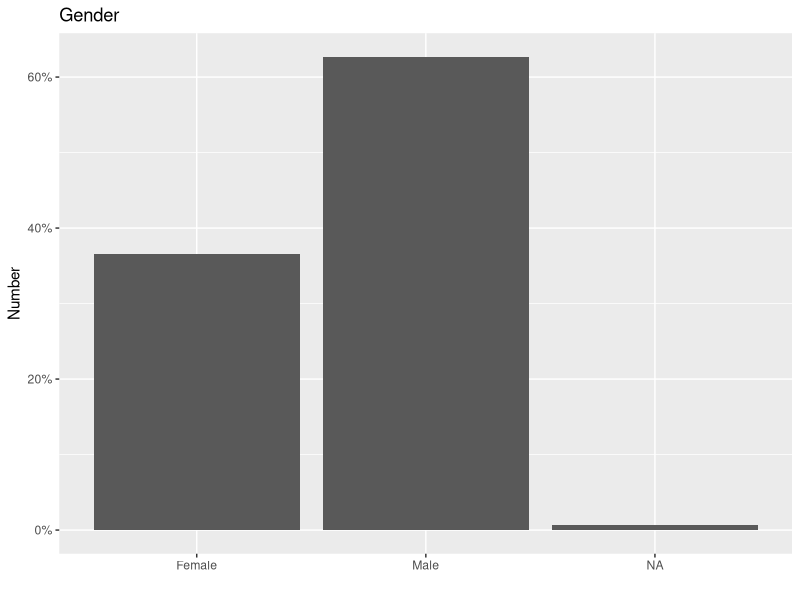
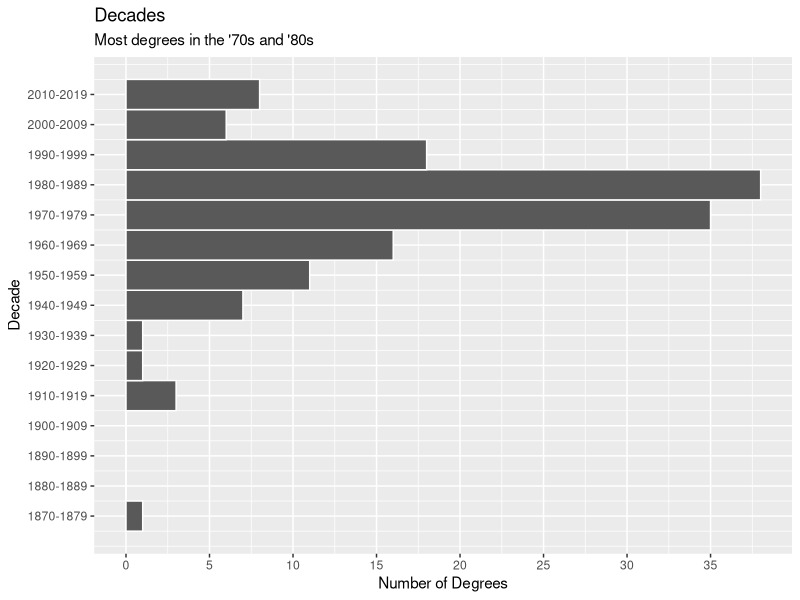
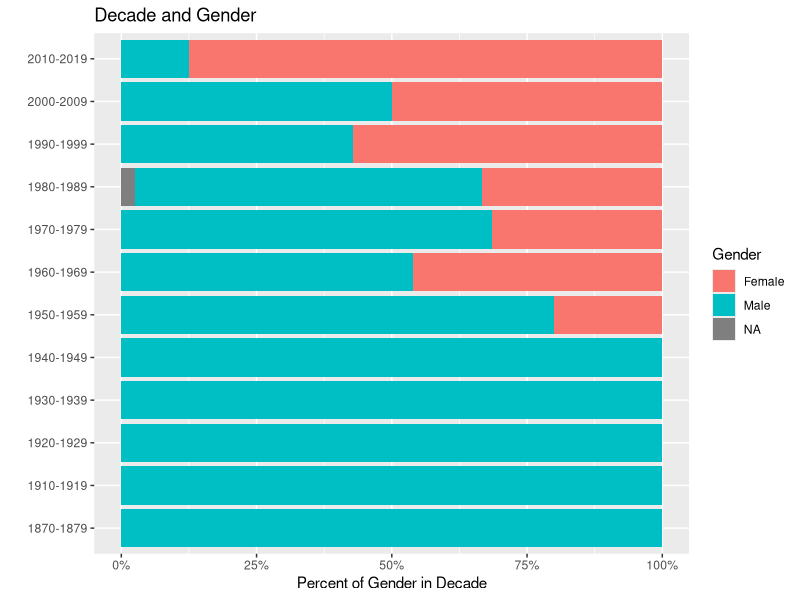
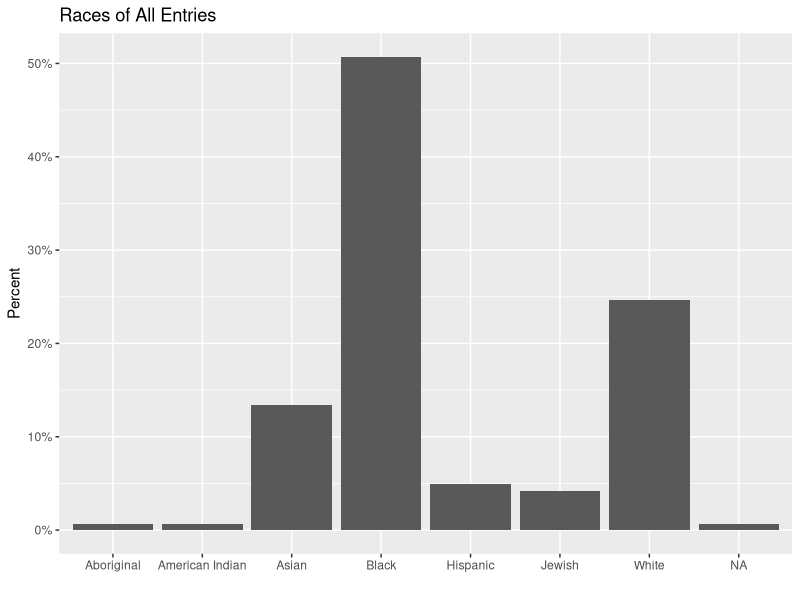
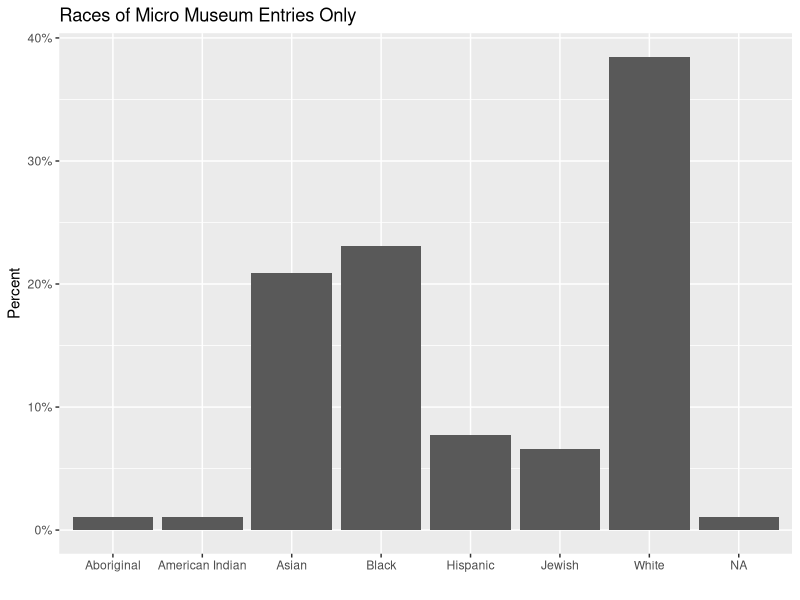
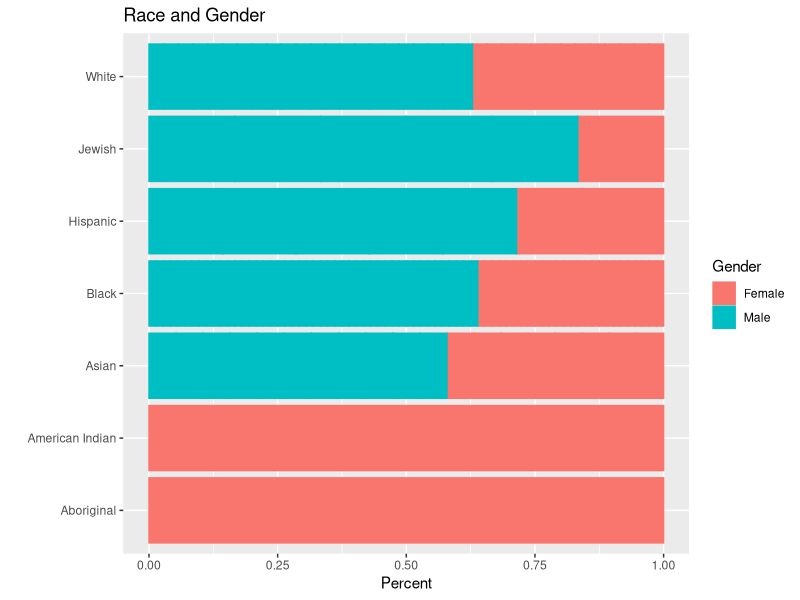
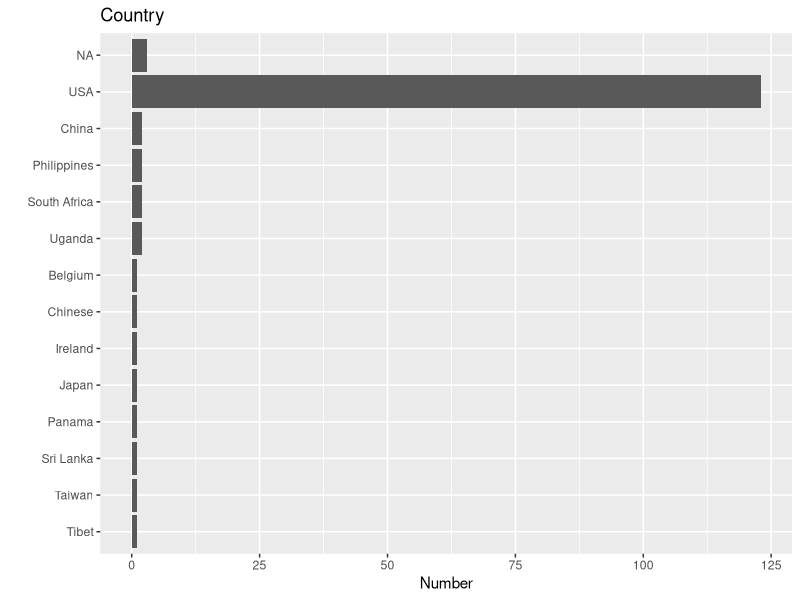
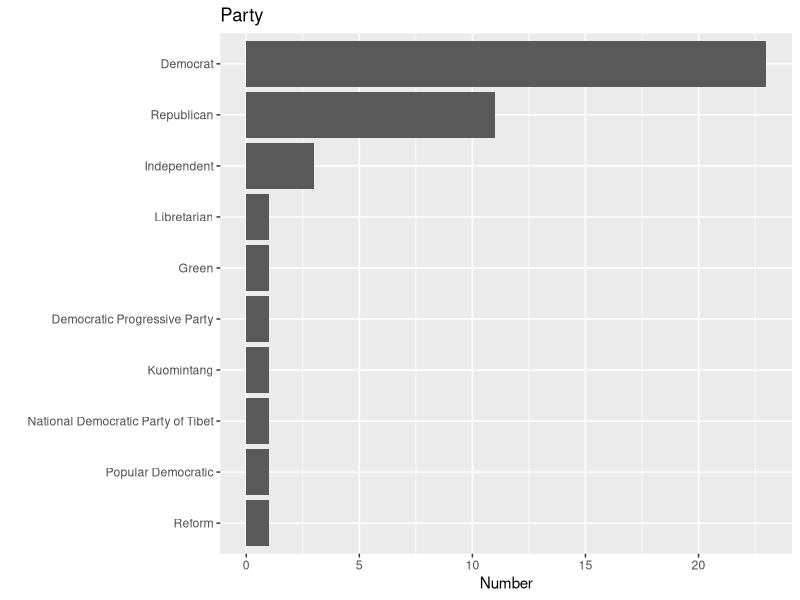

Here is the R script that generated these plots, in order:
## ---- chunk 1
knitr::opts_chunk$set(echo = FALSE)
library(tidyverse)
## ---- chunk 2
x <- read_csv("phase1_airtable.csv", col_types = cols()) %>% 
  rename(name = `Name (Last, First)`, 
         degree = `HLS Degree(s)`,
         year = `Grad Date(s)`,
         category = `Position / Role`, 
         race = `Race`, 
         gender = `Gender`, 
         party = `Party`, 
         country = `Country`) %>% 
  select(name, degree, year, category, race, gender, party, country) %>% 
  drop_na(name)
## ---- chunk 3
x %>% 
  ggplot(aes(gender)) +
  geom_bar(aes(y = after_stat(count / sum(count)))) +
  scale_y_continuous(labels = scales::percent_format()) +
  labs(title = "Gender", 
       x = "",
       y = "Number") 
## ---- chunk 4
x %>% 
  separate_rows(year, sep = "\\s*/\\s*") %>% 
  mutate(year = str_replace_all(year, "[^0-9].*", "")) %>% 
  mutate(year = as.numeric(year)) %>% 
  ggplot(aes(y = year)) +
  geom_histogram(boundary = 1950, binwidth = 10, color = "white") +
  scale_y_continuous(breaks = seq(1875, 2015, 10),
                     labels = c("1870-1879", "1880-1889", "1890-1899", "1900-1909",
                                "1910-1919","1920-1929", "1930-1939", "1940-1949",
                                "1950-1959","1960-1969", "1970-1979", "1980-1989",
                                "1990-1999", "2000-2009", "2010-2019")) +
  scale_x_continuous(breaks = seq(0, 40, 5)) +
  labs(title = "Decades",
       subtitle = "Most degrees in the '70s and '80s",
       x = "Number of Degrees",
       y = "Decade")
## ---- chunk 5
x %>%
  separate_rows(year, sep = "\\s*/\\s*") %>%
    mutate(year = str_replace_all(year, "[^0-9].*", "")) %>% 
  mutate(year = as.numeric(year)) %>%
  drop_na(year) %>% 
  mutate(decade = case_when(year >= 2010 & year <= 2019 ~ "2010-2019",
                            year >= 2000 & year <= 2009 ~ "2000-2009",
                            year >= 1990 & year <= 1999 ~ "1990-1999",
                            year >= 1980 & year <= 1989 ~ "1980-1989",
                            year >= 1970 & year <= 1979 ~ "1970-1979",
                            year >= 1960 & year <= 1969 ~ "1960-1969",
                            year >= 1950 & year <= 1969 ~ "1950-1959",
                            year >= 1940 & year <= 1949 ~ "1940-1949",
                            year >= 1930 & year <= 1939 ~ "1930-1939",
                            year >= 1920 & year <= 1929 ~ "1920-1929",
                            year >= 1910 & year <= 1919 ~ "1910-1919",
                            year >= 1870 & year <= 1879 ~ "1870-1879")) %>% 
  group_by(decade) %>% 
  mutate(total_in_decade = n()) %>% 
  mutate(percent_of_decade = 1 / total_in_decade) %>% 
  ggplot(aes(y = decade, x = percent_of_decade,  fill = gender, color =)) +
  geom_col() +
  scale_x_continuous(labels = scales::percent_format()) +
  labs(title = "Decade and Gender", 
       x = "Percent of Gender in Decade", 
       y = "", 
       fill = "Gender", 
       color = "Gender")
  
## ---- chunk 6
x %>% 
  mutate(race = case_when(str_detect(race, "Jewish") == TRUE ~ "Jewish",
                          str_detect(race, "Aboriginal") == TRUE ~ "Aboriginal",
                          str_detect(race, "Black") == TRUE ~ "Black", 
                          str_detect(race, "White") == TRUE ~ "White",
                          str_detect(race, "Hispanic") == TRUE ~ "Hispanic",
                          str_detect(race, "Asian") == TRUE ~ "Asian",
                          str_detect(race, "American Indian") == TRUE ~ "American Indian")) %>%
  ggplot(aes(race)) +
  geom_bar(aes(y = after_stat(count / sum(count)))) +
  labs(title = "Races of All Entries",
       x = "",
       y = "Percent") +
  scale_y_continuous(labels = scales::percent_format())

x %>% 
  mutate(race = case_when(str_detect(race, "Jewish") == TRUE ~ "Jewish",
                          str_detect(race, "Aboriginal") == TRUE ~ "Aboriginal",
                          str_detect(race, "Black") == TRUE ~ "Black", 
                          str_detect(race, "White") == TRUE ~ "White",
                          str_detect(race, "Hispanic") == TRUE ~ "Hispanic",
                          str_detect(race, "Asian") == TRUE ~ "Asian",
                          str_detect(race, "American Indian") == TRUE ~ "American Indian")) %>% 
  slice(1:91) %>% 
  ggplot(aes(race)) +
  geom_bar(aes(y = after_stat(count / sum(count)))) +
  labs(title = "Races of Micro Museum Entries Only",
       x = "",
       y = "Percent") +
  scale_y_continuous(labels = scales::percent_format())
## ---- chunk 7
x %>% 
  drop_na(race) %>% 
  mutate(race = case_when(str_detect(race, "Jewish") == TRUE ~ "Jewish",
                          str_detect(race, "Aboriginal") == TRUE ~ "Aboriginal",
                          str_detect(race, "Black") == TRUE ~ "Black", 
                          str_detect(race, "White") == TRUE ~ "White",
                          str_detect(race, "Hispanic") == TRUE ~ "Hispanic",
                          str_detect(race, "Asian") == TRUE ~ "Asian",
                          str_detect(race, "American Indian") == TRUE ~ "American Indian")) %>% 
  group_by(race) %>% 
  mutate(total_in_race = n()) %>% 
  mutate(percent_of_race = 1 / total_in_race) %>% 
  mutate(test_sum = sum(percent_of_race)) %>% 
  ggplot(aes(x = percent_of_race, y = race, fill = gender, color = gender)) +
  geom_col() +
  labs(title = "Race and Gender", 
       x = "Percent", 
       y = "",
       fill = "Gender",
       color = "Gender")
## ---- chunk 8
x %>% 
  mutate(country = str_replace_all(country, ",.*", "")) %>% 
  ggplot(aes(y = fct_rev(fct_infreq(country)))) +
  geom_bar() +
  labs(title = "Country", 
       x = "Number",
       y = "")
## ---- chunk 9
x %>% 
  separate_rows(party, sep = "\\s*,\\s*") %>% 
  mutate(party = str_replace_all(party, "Independent", "I")) %>% 
  drop_na(party) %>% 
  ggplot(aes(y = party)) +
  geom_bar() +
  scale_y_discrete(limits = rev(c("D", "R", "I", "L", "Green", "Democratic Progressive Party",
                              "Kuomintang", "National Democratic Party of Tibet", 
                              "Popular Democratic", "Reform")),
                   labels = rev(c("Democrat", "Republican", "Independent", "Libretarian", 
                              "Green", "Democratic Progressive Party",
                              "Kuomintang", "National Democratic Party of Tibet", 
                              "Popular Democratic", "Reform"))) +
  labs(title = "Party", 
       x = "Number", 
       y = "")
## ---- chunk 10
x %>% 
  separate_rows(party, sep = "\\s*,\\s*") %>% 
  drop_na(party) %>% 
  mutate(party = str_replace_all(party, "Independent", "I")) %>%
  filter(party %in% c("D", "R", "I", "L")) %>% 
  group_by(party) %>% 
  mutate(total_in_party = n()) %>% 
  mutate(percent_of_party = 1 / total_in_party) %>% 
  ggplot(aes(percent_of_party, party, fill = gender, color = gender)) +
  geom_col() +
  scale_y_discrete(labels = c("Democrat", "Independent", "Libretarian", "Republican")) +
  scale_x_continuous(labels = scales::percent_format()) +
  labs(title = "Party and Gender",
       x = "Percent", 
       y = "", 
       fill = "Gender",
       color = "Gender")
## ---- chunk 11
x %>% 
   mutate(race = case_when(str_detect(race, "Jewish") == TRUE ~ "Jewish",
                          str_detect(race, "Aboriginal") == TRUE ~ "Aboriginal",
                          str_detect(race, "Black") == TRUE ~ "Black", 
                          str_detect(race, "White") == TRUE ~ "White",
                          str_detect(race, "Hispanic") == TRUE ~ "Hispanic",
                          str_detect(race, "Asian") == TRUE ~ "Asian",
                          str_detect(race, "American Indian") == TRUE ~ "American Indian")) %>% 
  filter(race %in% c("Jewish", "Black", "White", "Hispanic", "Asian")) %>% 
  mutate(race = factor(race,
                       levels = c("Black", "Asian", "Hispanic", "Jewish", "White"))) %>% 
  separate_rows(party, sep = "\\s*,\\s*") %>% 
  drop_na(party) %>% 
  mutate(party = str_replace_all(party, "Independent", "I")) %>%
  filter(party %in% c("D", "R", "I", "L")) %>% 
  group_by(party) %>% 
  mutate(total_in_party = n()) %>% 
  mutate(percent_of_party = 1 / total_in_party) %>% 
  ggplot(aes(percent_of_party, party, fill = race, color = race)) +
  geom_col() +
  scale_y_discrete(labels = c("Democrat", "Independent", "Libretarian", "Republican")) +
  scale_x_continuous(labels = scales::percent_format()) +
  scale_fill_manual(limits = c("Black", "Asian", "Hispanic", "Jewish", "White"),
                    values = c("black", "yellow2", "sienna", "steelblue3", "wheat")) +
  scale_color_manual(limits = c("Black", "Asian", "Hispanic", "Jewish", "White"),
                    values = c("black", "yellow2", "sienna", "steelblue3", "wheat")) +
  labs(title = "Party and Race",
       x = "Percent", 
       y = "",
       fill = "Race",
       color = "Race")
## ---- chunk 12
x %>% 
  separate_rows(category, sep = ",") %>% 
  ggplot(aes(y = fct_rev(fct_infreq(category)))) +
  geom_bar() +
  labs(title = "Roles of All Phase One Entries", 
       x = "Number", 
       y = "")

x %>% 
  slice(1:91) %>% 
  separate_rows(category, sep = ",") %>% 
  ggplot(aes(y = fct_rev(fct_infreq(category)))) +
  geom_bar() +
  labs(title = "Roles of Micro Museum Only", 
       x = "Number", 
       y = "")
## ---- chunk 13
x %>% 
  separate_rows(category, sep = ",") %>% 
  group_by(category) %>% 
  mutate(total_in_category = n()) %>% 
  filter(total_in_category > 1) %>% 
  mutate(percent_of_category = 1 / total_in_category) %>% 
  ggplot(aes(percent_of_category, category, fill = gender, color = gender)) +
  geom_col() +
  scale_x_continuous(labels = scales::percent_format()) +
  labs(title = "Roles and Gender", 
       x = "Number", 
       y = "", 
       fill = "Gender",
       color = "Gender")
## ---- chunk 14
x %>% 
  mutate(race = case_when(str_detect(race, "Jewish") == TRUE ~ "Jewish",
                          str_detect(race, "Aboriginal") == TRUE ~ "Aboriginal",
                          str_detect(race, "Black") == TRUE ~ "Black", 
                          str_detect(race, "White") == TRUE ~ "White",
                          str_detect(race, "Hispanic") == TRUE ~ "Hispanic",
                          str_detect(race, "Asian") == TRUE ~ "Asian",
                          str_detect(race, "American Indian") == TRUE ~ "American Indian")) %>% 
  filter(race %in% c("Jewish", "Black", "White", "Hispanic", "Asian")) %>% 
  mutate(race = factor(race,
                       levels = c("Black", "Asian", "Hispanic", "Jewish", "White"))) %>% 
  separate_rows(category, sep = ",") %>% 
  group_by(category) %>% 
  mutate(total_in_category = n()) %>% 
  filter(total_in_category > 1) %>% 
  mutate(percent_of_category = 1 / total_in_category) %>% 
  ggplot(aes(percent_of_category, category, fill = race, color = race)) +
  geom_col() +
  scale_x_continuous(labels = scales::percent_format()) +
  scale_fill_manual(limits = c("Black", "Asian", "Hispanic", "Jewish", "White"),
                    values = c("black", "yellow2", "sienna", "steelblue3", "wheat")) +
  scale_color_manual(limits = c("Black", "Asian", "Hispanic", "Jewish", "White"),
                    values = c("black", "yellow2", "sienna", "steelblue3", "wheat")) +
  labs(title = "Roles and Race", 
       x = "Number", 
       y = "", 
       fill = "Race", 
       color = "Race")
## ---- chunk 15
x %>% 
  mutate(degree = str_replace_all(degree, ",", " & ")) %>% 
  ggplot(aes(y = fct_rev(fct_infreq(degree)))) +
  geom_bar() +
  labs(title = "Degrees", 
       x = "Number", 
       y = "")
## ---- chunk 16
x %>% 
   mutate(decade = case_when(year >= 2010 & year <= 2019 ~ "2010-2019",
                            year >= 2000 & year <= 2009 ~ "2000-2009",
                            year >= 1990 & year <= 1999 ~ "1990-1999",
                            year >= 1980 & year <= 1989 ~ "1980-1989",
                            year >= 1970 & year <= 1979 ~ "1970-1979",
                            year >= 1960 & year <= 1969 ~ "1960-1969",
                            year >= 1950 & year <= 1969 ~ "1950-1959",
                            year >= 1940 & year <= 1949 ~ "1940-1949",
                            year >= 1930 & year <= 1939 ~ "1930-1939",
                            year >= 1920 & year <= 1929 ~ "1920-1929",
                            year >= 1910 & year <= 1919 ~ "1910-1919",
                            year >= 1870 & year <= 1879 ~ "1870-1879")) %>% 
  group_by(degree) %>% 
  mutate(total_in_degree = n()) %>% 
  mutate(percent_of_degree = 1 / total_in_degree) %>% 
  filter(degree %in% c("J.D.", "LL.B.", "LL.M.")) %>% 
  ggplot(aes(percent_of_degree, degree, fill = decade, color = decade)) +
  geom_col() +
  scale_x_continuous(labels = scales::percent_format()) +
  labs(title = "Degree and Decade", 
       x = "Percent",
       y = "", 
       fill = "Decade",
       color = "Decade")
